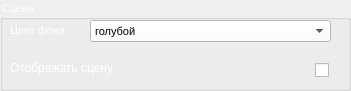
  <widget class="QGroupBox" name="group_scene">
   <property name="geometry">
    <rect>
     <x>490</x>
     <y>430</y>
     <width>351</width>
     <height>91</height>
    </rect>
   </property>
   <property name="font">
    <font>
     <pointsize>8</pointsize>
    </font>
   </property>
   <property name="styleSheet">
    <string notr="true">::title{color:white}</string>
   </property>
   <property name="title">
    <string>Сцена</string>
   </property>
   <widget class="QLabel" name="label_2">
    <property name="geometry">
     <rect>
      <x>10</x>
      <y>20</y>
      <width>91</width>
      <height>21</height>
     </rect>
    </property>
    <property name="font">
     <font>
      <pointsize>8</pointsize>
     </font>
    </property>
    <property name="styleSheet">
     <string notr="true">color: rgb(255, 255, 255);</string>
    </property>
    <property name="text">
     <string>Цвет фона:</string>
    </property>
   </widget>
   <widget class="QComboBox" name="global_color">
    <property name="geometry">
     <rect>
      <x>90</x>
      <y>20</y>
      <width>241</width>
      <height>22</height>
     </rect>
    </property>
    <property name="font">
     <font>
      <pointsize>8</pointsize>
     </font>
    </property>
    <property name="styleSheet">
     <string notr="true">background-color: rgb(255, 255, 255);
color: rgb(0, 0, 0);
</string>
    </property>
    <item>
     <property name="text">
      <string>голубой</string>
     </property>
     <property name="icon">
      <iconset>
       <normaloff>images/blue_ground_icons.png</normaloff>images/blue_ground_icons.png</iconset>
     </property>
    </item>
    <item>
     <property name="text">
      <string>эвкалиптовый</string>
     </property>
     <property name="icon">
      <iconset>
       <normaloff>images/eucalyptus_ground_icons.png</normaloff>images/eucalyptus_ground_icons.png</iconset>
     </property>
    </item>
    <item>
     <property name="text">
      <string>сине-зеленый</string>
     </property>
     <property name="icon">
      <iconset>
       <normaloff>images/verdigris_ground_icons.png</normaloff>images/verdigris_ground_icons.png</iconset>
     </property>
    </item>
    <item>
     <property name="text">
      <string>светло-синий</string>
     </property>
     <property name="icon">
      <iconset>
       <normaloff>images/light_blue_ground_icons.png</normaloff>images/light_blue_ground_icons.png</iconset>
     </property>
    </item>
    <item>
     <property name="text">
      <string>темно-синий</string>
     </property>
     <property name="icon">
      <iconset>
       <normaloff>images/dark_blue_ground_icons.png</normaloff>images/dark_blue_ground_icons.png</iconset>
     </property>
    </item>
   </widget>
   <widget class="QLabel" name="label_62">
    <property name="geometry">
     <rect>
      <x>10</x>
      <y>60</y>
      <width>131</width>
      <height>16</height>
     </rect>
    </property>
    <property name="styleSheet">
     <string notr="true">color: rgb(255, 255, 255);</string>
    </property>
    <property name="text">
     <string>Отображать сцену</string>
    </property>
   </widget>
   <widget class="QCheckBox" name="global_display_scene">
    <property name="geometry">
     <rect>
      <x>315</x>
      <y>60</y>
      <width>21</width>
      <height>20</height>
     </rect>
    </property>
    <property name="text">
     <string/>
    </property>
   </widget>
  </widget>
